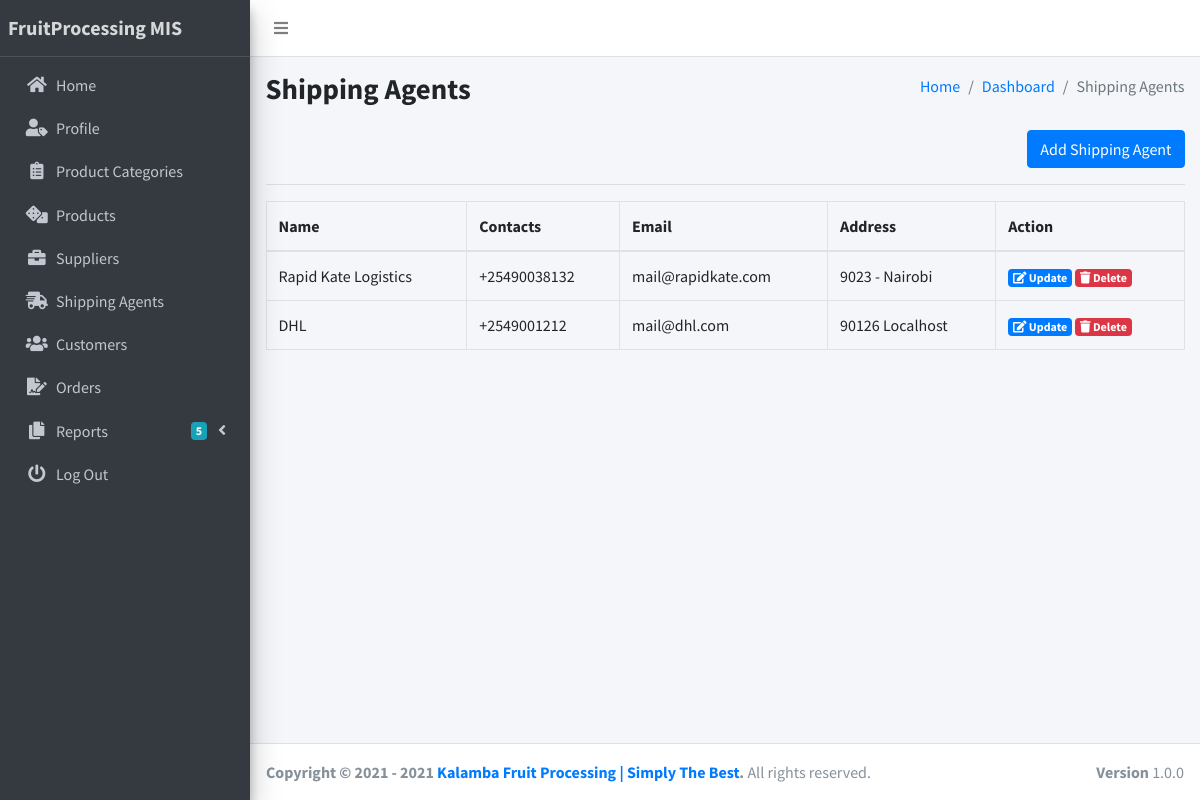
Screenshot of /views/shipping_agents.php (signed in) with the database file from the repository.
### tables this page shows
CREATE TABLE `settings` (
  `name` longtext NOT NULL,
  `tagline` longtext NOT NULL
);

CREATE TABLE `shipping_agent` (
  `sa_id` int(200) NOT NULL,
  `sa_name` varchar(200) DEFAULT NULL,
  `sa_mobile` varchar(200) DEFAULT NULL,
  `sa_email` varchar(200) DEFAULT NULL,
  `sa_adr` varchar(200) DEFAULT NULL
);

### views/shipping_agents.php (the view, shortened to what this page needs)
<?php
require_once('../config/config.php');
require_once('../partials/head.php');
?>
<body class="hold-transition sidebar-mini layout-fixed layout-navbar-fixed layout-footer-fixed">
    <div class="wrapper">
        <?php require_once('../partials/navbar.php'); ?>
        <?php require_once('../partials/sidebar.php'); ?>
        <div class="content-wrapper">
            <div class="content-header">
                <div class="container-fluid">
                    <div class="row mb-2">
                        <div class="col-sm-6">
                            <h1 class="m-0 text-bold">Shipping Agents</h1>
                        </div>
                        <div class="col-sm-6">
                            <ol class="breadcrumb float-sm-right">
                                <li class="breadcrumb-item"><a href="dashboard">Home</a></li>
                                <li class="breadcrumb-item"><a href="">Dashboard</a></li>
                                <li class="breadcrumb-item active">Shipping Agents</li>
                            </ol>
                        </div>
                    </div>
                </div>
            </div>
            <section class="content">
                <div class="container-fluid">
                    <div class="text-right">
                        <button type="button" class="btn btn-primary" data-toggle="modal" data-target="#add_modal">Add Shipping Agent</button>
                    </div>
                    <hr>
                    <div class="row">
                        <div class="col-12">
                            <table class="table table-bordered table-hover">
                                <thead>
                                    <tr>
                                        <th>Name</th>
                                        <th>Contacts </th>
                                        <th>Email</th>
                                        <th>Address</th>
                                        <th>Action</th>
                                    </tr>
                                </thead>
                                <tbody>
                                    <?php
                                    $ret = "SELECT * FROM shipping_agent ";
                                    $stmt = $mysqli->prepare($ret);
                                    $stmt->execute();
                                    $res = $stmt->get_result();
                                    while ($supplier = $res->fetch_object()) {
                                    ?>
                                        <tr>
                                            <td><?php echo $supplier->sa_name; ?></td>
                                            <td><?php echo $supplier->sa_mobile; ?></td>
                                            <td><?php echo $supplier->sa_email; ?></td>
                                            <td><?php echo $supplier->sa_adr; ?></td>
                                            <td>
                                                <a class="badge badge-primary" data-toggle="modal" href="#edit-<?php echo $supplier->sa_id; ?>">
                                                    <i class="fas fa-edit"></i>
                                                    Update
                                                </a>
                                                <a class="badge badge-danger" data-toggle="modal" href="#delete-<?php echo $supplier->sa_id; ?>">
                                                    <i class="fas fa-trash"></i>
                                                    Delete
                                                </a>
                                            </td>
                                        </tr>
                                    <?php
                                    }
                                    ?>
                                </tbody>
                            </table>
                        </div>
                    </div>
                </div>
            </section>
        </div>
        <?php require_once('../partials/footer.php'); ?>
    </div>
</body>
</html>

### partials/sidebar.php (shortened to what this page needs)
<?php
$ret = "SELECT * FROM `settings` ";
$stmt = $mysqli->prepare($ret);
$stmt->execute();
$res = $stmt->get_result();
while ($sys = $res->fetch_object()) {
?>
    <aside class="main-sidebar sidebar-dark-primary elevation-4">
        <a href="home" class="brand-link">
            <span class="brand-text font-weight-bold">FruitProcessing MIS</span>
        </a>
        <div class="sidebar">
            <nav class="mt-2">
                <ul class="nav nav-pills nav-sidebar flex-column" data-widget="treeview" role="menu" data-accordion="false">
                    <li class="nav-item">
                        <a href="dashboard" class="nav-link">
                            <i class="nav-icon fas fa-home"></i>
                            <p>
                                Home
                            </p>
                        </a>
                    </li>
                    <li class="nav-item">
                        <a href="profile" class="nav-link">
                            <i class="nav-icon fas fa-user-tag"></i>
                            <p>
                                Profile
                            </p>
                        </a>
                    </li>
                    <li class="nav-item">
                        <a href="product_categories" class="nav-link">
                            <i class="nav-icon fas fa-clipboard-list"></i>
                            <p>
                                Product Categories
                            </p>
                        </a>
                    </li>
                    <li class="nav-item">
                        <a href="products" class="nav-link">
                            <i class="nav-icon fas fa-dice"></i>
                            <p>
                                Products
                            </p>
                        </a>
                    </li>
                    <li class="nav-item">
                        <a href="suppliers" class="nav-link">
                            <i class="nav-icon fas fa-briefcase"></i>
                            <p>
                                Suppliers
                            </p>
                        </a>
                    </li>
                    <li class="nav-item">
                        <a href="shipping_agents" class="nav-link">
                            <i class="nav-icon fas fa-shipping-fast"></i>
                            <p>
                                Shipping Agents
                            </p>
                        </a>
                    </li>
                    <li class="nav-item">
                        <a href="customers" class="nav-link">
                            <i class="nav-icon fas fa-users"></i>
                            <p>
                                Customers
                            </p>
                        </a>
                    </li>
                    <li class="nav-item">
                        <a href="orders" class="nav-link">
                            <i class="nav-icon fas fa-file-signature"></i>
                            <p>
                                Orders
                            </p>
                        </a>
                    </li>
                    <li class="nav-item has-treeview">
                        <a href="#" class="nav-link">
                            <i class="nav-icon fas fa-copy"></i>
                            <p>
                                Reports
                                <i class="fas fa-angle-left right"></i>
                                <span class="badge badge-info right">5</span>
                            </p>
                        </a>
                    </li>
                    <li class="nav-item">
                        <a href="logout" class="nav-link">
                            <i class="nav-icon fas fa-power-off"></i>
                            <p>
                                Log Out
                            </p>
                        </a>
                    </li>
                </ul>
            </nav>
        </div>
    </aside>
<?php
} ?>

### partials/footer.php
<?php
$ret = "SELECT * FROM `settings` ";
$stmt = $mysqli->prepare($ret);
$stmt->execute();
$res = $stmt->get_result();
while ($sys = $res->fetch_object()) {
?>
    <footer class="main-footer">
        <strong>Copyright &copy; 2021 - <?php echo date('Y');; ?> <a href=""> <?php echo $sys->name . " | " . $sys->tagline; ?></a>.</strong>
        All rights reserved.
        <div class="float-right d-none d-sm-inline-block">
            <b>Version</b> 1.0.0
        </div>
    </footer>
<?php
} ?>

### rows the page displays
settings: name "Kalamba Fruit Processing", tagline "Simply The Best"
shipping_agent: sa_name "Rapid Kate Logistics", sa_mobile "+25490038132", sa_email "mail@rapidkate.com", sa_adr "9023 - Nairobi"
shipping_agent: sa_name "DHL", sa_mobile "+2549001212", sa_email "mail@dhl.com", sa_adr "90126 Localhost"
